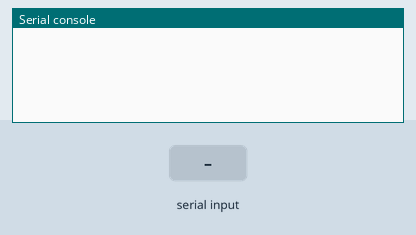
Bench run of a program on a simulated Raspberry Pi Pico running MicroPython. On the bench: the last lines printed to the serial console. The inputs (shaded band) are chosen by the test bench.

Above: at 1.2 s.
1.3 s: "1" typed at the serial console, then Enter
At 1.31 s:
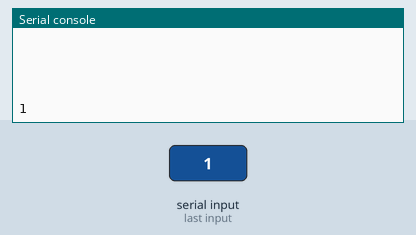
2.8 s: "0" typed at the serial console, then Enter
At 2.82 s:
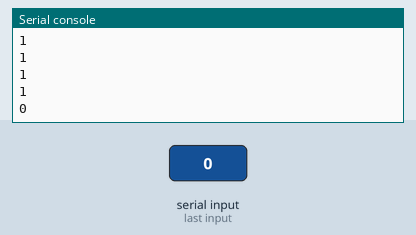
4.3 s: "2" typed at the serial console, then Enter
At 4.32 s:
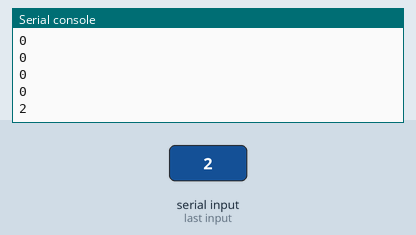
Timing chart, 0 to 7.3 s (numbered marks = the images above; inputs shaded):
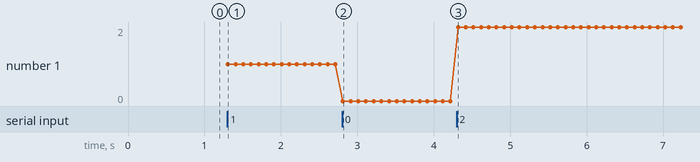

Measured:
- after the input at 1.3 s, the serial console: prints a new line at once (image 1)
- after the input at 2.8 s, the serial console: prints a new line at once (image 2)
- after the input at 4.3 s, the serial console: prints a new line at once (image 3)
- plotted number 1: 1 → 0 after the input at 2.8 s, 0 → 2 after the input at 4.3 s

The program:

receive.py
```python
#
# Tutorial: https://goldensyrupgames.com/blog/2022-02-04-pico-simple-two-way-serial/
# Source code: https://github.com/GSGBen/pico-serial

from urandom import randint
import uselect
from machine import Pin, SPI, PWM, RTC
import framebuf
import time
import random
import gc
import math
from sys import stdin, exit
import micropython
import sys

TERMINATOR = "\n"


class Pico:


    def __init__(self):
        self.run_loop = True
        self.buffered_input = []
        self.input_line_this_tick = ""

    def read_serial_input(self):
        select_result = uselect.select([stdin], [], [], 0)
        while select_result[0]:
            input_character = stdin.read(1)
            self.buffered_input.append(input_character)
            select_result = uselect.select([stdin], [], [], 0)
        if TERMINATOR in self.buffered_input:
            line_ending_index = self.buffered_input.index(TERMINATOR)
            self.input_line_this_tick = "".join(self.buffered_input[:line_ending_index])
            if line_ending_index < len(self.buffered_input):
                self.buffered_input = self.buffered_input[line_ending_index + 1 :]
            else:
                self.buffered_input = []
        else:
            self.input_line_this_tick = ""


    def exit(self):
        self.run_loop = False

    def main(self):
        latest_input_line = ""

        while self.run_loop:

            self.read_serial_input()

            if self.input_line_this_tick:
                latest_input_line = self.input_line_this_tick
            print(latest_input_line)

            time.sleep_ms(100)


if __name__ == "__main__":
    pico = Pico()
    pico.main()
    gc.collect()
```
